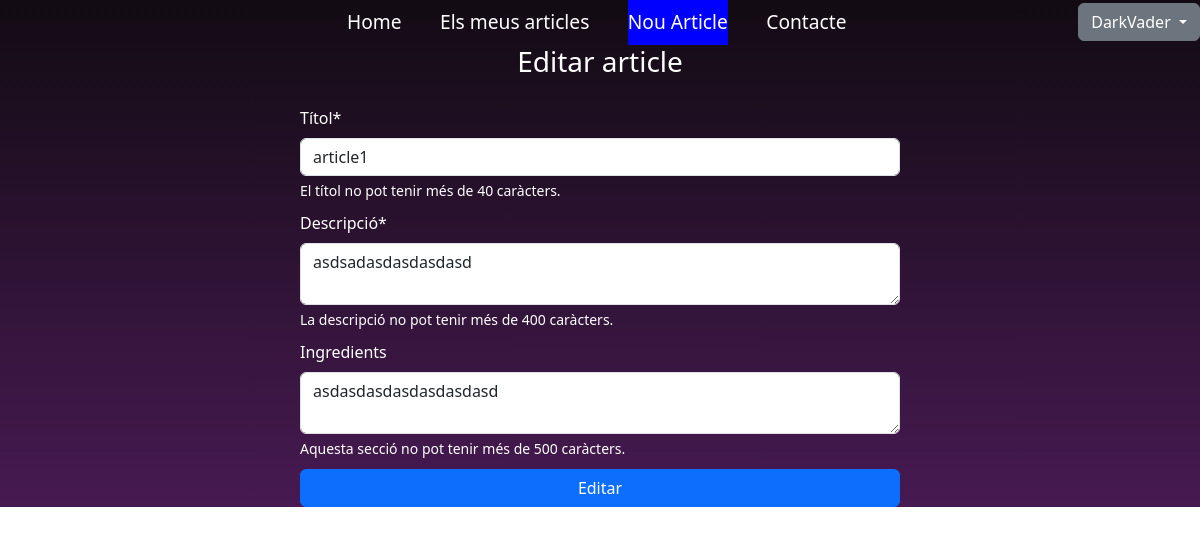
The page /articles_form?id=59&isEdit=true (signed in) on the database its author committed.
### tables this page shows
CREATE TABLE `articles` (
  `id` int(10) UNSIGNED NOT NULL,
  `titol` varchar(40) NOT NULL,
  `cos` varchar(400) NOT NULL,
  `ingredients` varchar(500) DEFAULT NULL,
  `image` varchar(200) NOT NULL DEFAULT 'none.webp',
  `user_id` int(10) UNSIGNED NOT NULL
);

### controller/utils/rutes.controller.php (called while the page is built, shortened)
<?php
function transformarRutaArticle()
{
    $ruta = array_slice(explode('/', $_SERVER["REQUEST_URI"]), -1)[0];
    switch (true) {
        case str_contains($ruta, 'isEdit=true'):
            return 'editar';
    }
}

### model/database.model.php (called while the page is built, shortened)
<?php
class Database
{
    private static $instance = null;
    protected $db;
    public function __construct()
    {
        $this->db_server = DB_SERVER;
        $this->db_user = DB_USER;
        $this->db_pass = DB_PASS;
        $this->db_name = DB_NAME;
        $this->db = $this->connectarDB("mysql", $this->db_server, $this->db_user, $this->db_pass, $this->db_name);
    }
    public static function getInstance() {
        if (self::$instance === null) {
            self::$instance = new Database();
        }
        return self::$instance->db;
    }
    function connectarDB($SGBD, $server, $user, $pass, $db_name)
    {
        try {
            $db = new PDO("$SGBD:host=$server;dbname=$db_name", $user, $pass);
            $db->query("set names utf8;");
            $db->setAttribute(PDO::ATTR_EMULATE_PREPARES, false);
            $db->setAttribute(PDO::ATTR_ERRMODE, PDO::ERRMODE_EXCEPTION);
            $db->setAttribute(PDO::ATTR_DEFAULT_FETCH_MODE, PDO::FETCH_OBJ);
            return $db;
        } catch (Exception $e) {
            echo "Error obtenint base de dades: " . $e->getMessage();
            return null;
        }
    }
    function selectSpecific($taula, $select, $columna, $valor, $join = NULL)
    {
        $join = $join ?? '';
        $sql = "SELECT $select FROM $taula $join WHERE $columna = ?";
        $stmt = $this->db->prepare($sql);
        $stmt->execute([$valor]);
        $resultat = $stmt->fetchAll(PDO::FETCH_ASSOC);
        return $resultat;
    }
}
?>

### model/article.model.php (called while the page is built, shortened)
<?php
require_once 'database.model.php';
class Article extends Database
{
    private $taula;
    private $select;
    private $join;
    public function __construct()
    {
        $this->db = Database::getInstance();
        $this->taula = "articles";
        $this->select = " articles.id, articles.cos, articles.titol, articles.ingredients, articles.image, users.name, users.id as user_id ";
        $this->join = ' LEFT JOIN users ON articles.user_id = users.id ';
    }
    function selectArticleById($id)
    {
        $resultat = $this->selectSpecific($this->taula, $this->select, "articles.id", $id, $this->join);
        return $resultat;
    }
    function selectArticleByUser($id)
    {
        $resultat = $this->selectSpecific($this->taula, $this->select, "user_id", $id, $this->join);
        return $resultat;
    }
}

### controller/articles/permis.controller.php (called while the page is built, shortened)
<?php
function comprovarPermis($articleModel){
    $permisCanvis = false;
    $currentUser = $_SESSION['user_id'] ?? false;
    $id = $_GET["id"] ?? '';
    if ($currentUser) {
        $permisCanvis = comprovarPossesioArticle($articleModel, $currentUser, $id);
    } else {
        buildMessage(error_a5, "error", 'login', "");
    }
    return $permisCanvis;
}
function comprovarPossesioArticle($articleModel, $currentUser, $articleId)
{
    $articles = $articleModel->selectArticleByUser($currentUser);
    $articlesIds = array_column($articles, 'id');
    return in_array($articleId, $articlesIds);
}

### controller/articles/form.controller.php (called while the page is built, shortened)
<?php
function carregarEdicio($articleModel)
{
    $permisCanvis = comprovarPermis($articleModel);
    if ($permisCanvis) {
        $id = $_GET["id"] ?? '';
        $article = $articleModel->selectArticleById($id);
        if (!$article) {
            $missatge = error_a4;
        } else {
            $article = $article[0];
        }
    }
    return $article;
}

### view/form.vista.php (the view, shortened to what this page needs)
<?php include "partials/_head.vista.php"; ?>
<body>
    <?php include "partials/_nav.vista.php"; ?>
    <main>
        <h3>
            <?php echo $pageTitle ?>
        </h3>
        <form action="" method="post" class="articleForm">
            <div>
                <label for="" class="form-label">Títol*</label>
                <input class="form-control" type="text" name="nouTitol" placeholder="Títol de l'article"
                    value="<?php echo $nouTitol ?? $article['titol'] ?>">
                <div class="articleForm_form-text">
                    El títol no pot tenir més de 40 caràcters.
                </div>
            </div>
            <div>
                <label for="" class="form-label">Descripció*</label>
                <textarea class="form-control" name="nouCos"
                    placeholder="Descripció de l'article"><?php echo $nouCos?? $article['cos'] ?></textarea>
                <div class="articleForm_form-text">
                    La descripció no pot tenir més de 400 caràcters.
                </div>
            </div>
            <div>
                <label for="" class="form-label">Ingredients</label>
                <textarea class="form-control" name="nousIngredients"
                    placeholder="Ingredients"><?php echo $nousIngredients ?? $article['ingredients'] ?></textarea>
                <div class="articleForm_form-text">
                    Aquesta secció no pot tenir més de 500 caràcters.
                </div>
            </div>
            <button type="submit" class="btn btn-primary"><?= $pageTitle != 'Nou Article' ? 'Editar' : 'Inserir' ?></button>
        </form>
    </main>
</body>
</html>

### public/styles/styles.css (style rules this page uses)
* { margin: 0; padding: 0 }
body { background-image: linear-gradient(#120b13, #471a52); background-repeat: no-repeat; background-size: cover; color: white; }
main:has(form.articleForm) { display: flex; flex-direction: column; justify-content: center; align-items: center; }
.articleForm_form-text { color: white; margin-top: .25rem; font-size: .875em; }
.articleForm { margin-top: 20px; display: flex; flex-direction: column; gap: 10px; width: 50%; }

### rows shown on the page
articles: nouTitol "article1", nouCos "asdsadasdasdasdasd", nousIngredients "asdasdasdasdasdasdasd"

### other values the page prints
$_SESSION['user'] "DarkVader"
$pageTitle "Editar article"
